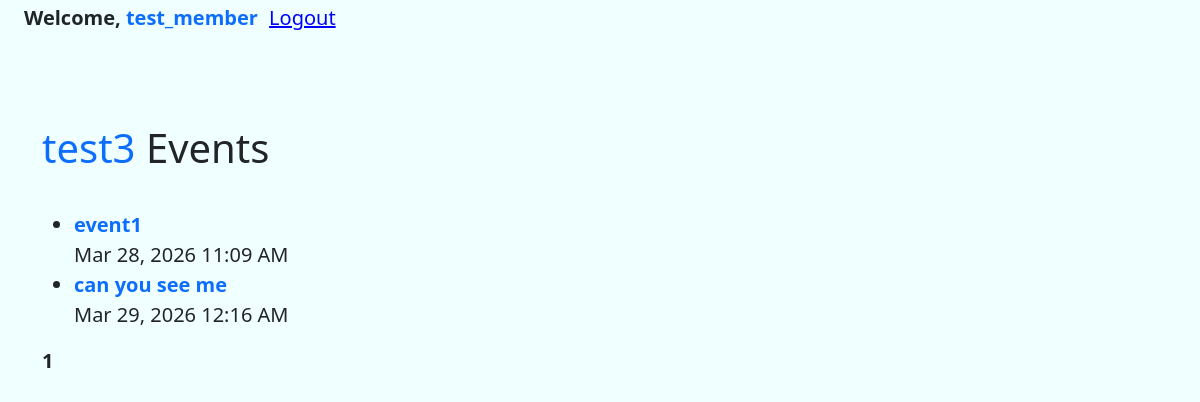
Screenshot of /events/ (signed in) with the database file from the repository.
### core/models.py (models this page shows, shortened)
class Church(models.Model):
    name = models.CharField(max_length=200)
    city = models.CharField(max_length=120)
    created = models.DateTimeField(auto_now_add=True)
    owner = models.ForeignKey(User, on_delete=models.CASCADE)

class Event(models.Model):
    church = models.ForeignKey(Church, on_delete=models.CASCADE)
    name = models.CharField(max_length=200)
    description = models.TextField(blank=True)
    start = models.DateTimeField()
    end = models.DateTimeField()
    is_recurring = models.BooleanField(default=False)
    REPEAT_CHOICES = [
        ('weekly', 'Weekly'),
        ('biweekly', 'Every 2 Weeks'),
        ('monthly', 'Monthly'),
    ]
    repeat_type = models.CharField(max_length=20, choices=REPEAT_CHOICES, blank=True)
    repeat_until = models.DateTimeField(null=True, blank=True)
    auto_delete_after_days = models.IntegerField(null=True, blank=True)

### core/views.py (the view)
# urls.py: path('events/', views.events_page, name='events_page'),
@login_required
def events_page(request):
    church_id = request.session.get("church_id")
    if not church_id:
        return redirect('user_dashboard')
    church = get_object_or_404(Church, id=church_id)
    is_admin = is_church_admin(request.user, church)
    events_list = Event.objects.filter(church=church).order_by('start')
    paginator = Paginator(events_list, 5)
    page_number = request.GET.get('page')
    events = paginator.get_page(page_number)
    return render(request, 'events_page.html', {
        "events": events,
        "church": church,
        'is_admin': is_admin,
    })

### core/utils.py (called while the page is built)
def is_church_admin(user, church):
    return (
        user.is_superuser or
        ChurchUser.objects.filter(
            user=user,
            church=church,
            role='admin'
        ).exists()
    )

### core/templates/events_page.html (shortened to what this page needs)
{% extends 'base.html' %}
{% load static %}
{% block content %}
<h1><a href="{% url 'church_dashboard' %}">{{ church.name }}</a> Events</h1>
<br>
<ul>
{% for event in events %}
    <li>
        <strong>
            <a href="{% url 'event_detail' event.id %}">
                {{ event.name }}
            </a>
        </strong><br>
        {% if event.start|date:'Y-m-d' == event.end|date:'Y-m-d' %}
            {{ event.start|date:'M d, Y' }}
            {{ event.start|time:'g:i A'}}
        {% else %}
            {{ event.start|date:'M d, Y g:i A' }} ->
            {{ event.end|date:'M d, Y g:i A' }}
        {% endif %}
    </li>
{% empty %}
   <li> No events found.</li>
{% endfor %}
</ul>
<div>
    {% for num in events.paginator.page_range %}
        {% if events.number == num %}
            <strong>{{ num }}</strong>
        {% else %}
            <a href="?page={{ num }}">{{ num }}</a>
        {% endif %}
    {% endfor %}
</div>
{% endblock %}

### core/templates/base.html (shortened to what this page needs)
{% load static %}
<html lang="en">
<head>
    <link href="https://cdn.jsdelivr.net/npm/bootstrap@5.3.8/dist/css/bootstrap.min.css" rel="stylesheet">
    <link rel="stylesheet" href="{% static 'css/main.css' %}">
    <b class="welcome">
        {% if user.is_authenticated %}
            <span>Welcome, <a href="{% url 'user_dashboard' %}">{{ user.username }}</a></span>
        <form method="post" action="{% url 'logout' %}" style="display:inline;">
            <button type="submit" style="background:none; border:none; color:blue; text-decoration:underline; cursor:pointer;">
                Logout
            </button>
        </form>
        {% else %}
            {% if request.resolver_match.url_name == 'login' %}
                <a href="{% url 'signup' %}">Sign up</a>
            {% else %}
                <a href="{% url 'login' %}">Login</a>
            {% endif %}
        {% endif %}
    </b>
</head>
<body class="body" name="body">
    <br><br><br>
<div class="container container-sm">
    {% block content %}
    {% endblock %}
</div>
</body>
</html>

### static/css/main.css (style rules this page uses)
html { height: 100%; }
body { background-color: azure; font-size: 20px; min-height: 100%; display: flex; flex-direction: column; }
a { text-decoration: none; }
.welcome { margin-left: 2%; margin-top: .2%; }

### rows the page displays
Church: name "test3"
Event: name "event1", start "Mar 28, 2026", start "11:09 AM"
Event: name "can you see me", start "Mar 29, 2026", start "12:16 AM"

### other values shown
{{ user.username }} "test_member"
{{ num }} "1"
